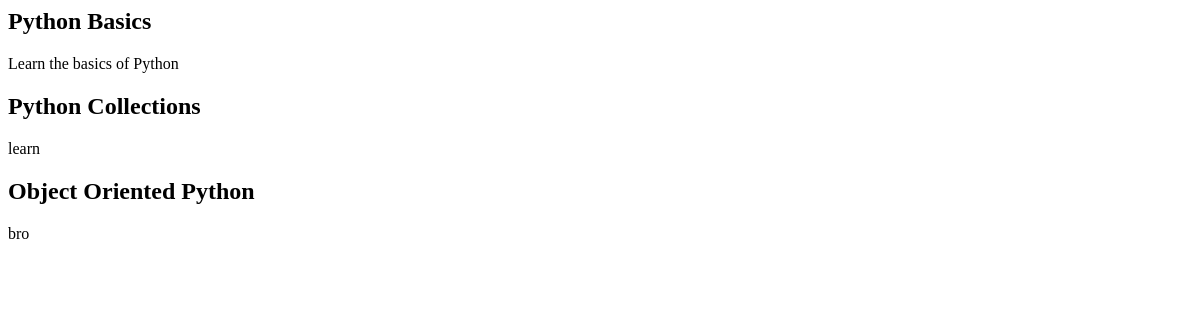
Before: /courses/ with the older database file.
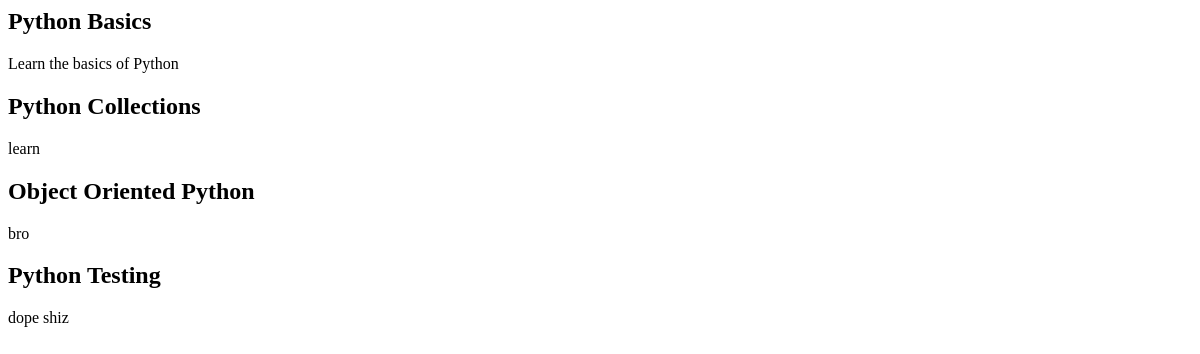
After: the same page with the newer database file.
### courses/models.py (models this page shows, shortened)
class Course(models.Model):
	created_at = models.DateTimeField(auto_now_add=True)
	title = models.CharField(max_length=255)
	description = models.TextField()

### courses/views.py (the view)
def course_list(request):
	courses = Course.objects.all()
	return render(request, 'courses/course_list.html', {'courses': courses})

### courses/templates/courses/course_list.html
{% for course in courses %}
<h2>{{ course.title }}</h2>
{{ course.description }}
{% endfor %}

Changed rows visible on the page:
added Course: title "Python Testing", description "dope shiz"
